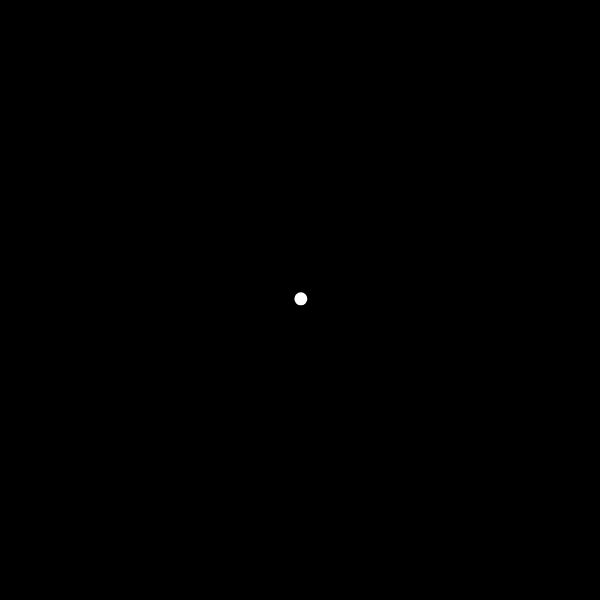
Frame 1 (no input)
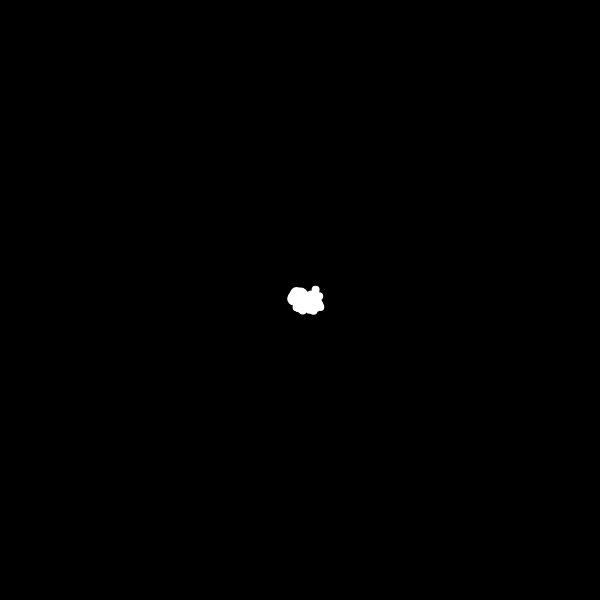
Frame 60 (no input)
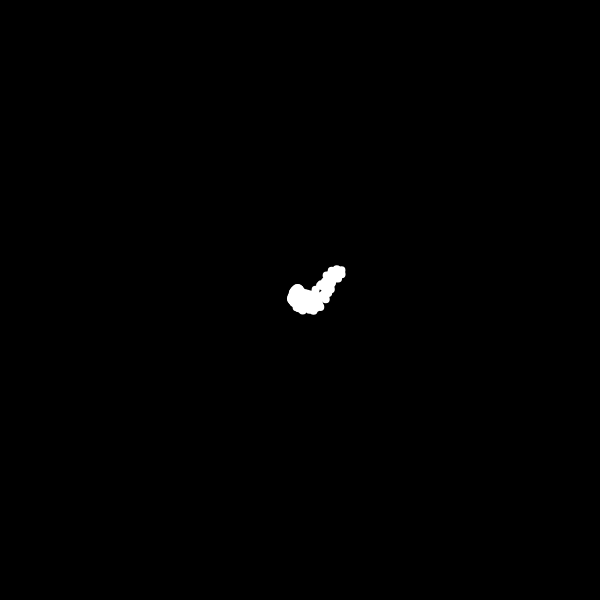
Frame 120 (the mouse pressed at the canvas centre since frame 60)

The p5.js sketch that drew these frames (run headless with seeded random() and noise() and a simulated clock; from frame 60 on, the mouse is pressed at the canvas centre):

// p5.js sketch
// ── sketch.js
var walker1, walker2;

class Walker{
    constructor(_size, _rand_x, _rand_y) { // 함수에 아규먼트를 넣는 것과 같이 사용할 수 있다
        this.x = width/2;
        this.y = height/2;
        this.size = _size;
        this.rand_x = _rand_x;
        this.rand_y = _rand_y;

    }

    move() {
        this.x = this.x + random(-this.rand_x, this.rand_x);
        this.y = this.y + random(-this.rand_y, this.rand_y);
    }

    show() {
        stroke(255);
        strokeWeight(3);
        ellipse(this.x, this.y, this.size, this.size);
    }
}

function setup() {
    createCanvas(600, 600);
    background(0);
    // constructor()에서 정의한 방법대로 사용한다.
    // 각각의 walker마다 다른 색을 주고 싶다면?
    walker1 = new Walker(10, 2, 2);
    walker2 = new Walker(5, 5, 5);

}

function draw() {
    // background(0);
    walker1.move();
    walker1.show();

    walker2.move();
    walker2.show();
}
